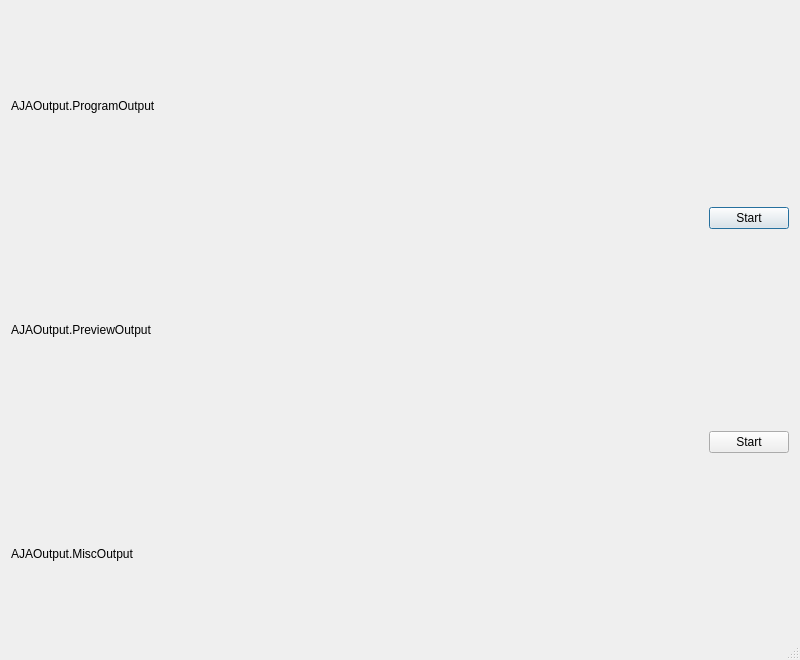
<?xml version="1.0" encoding="UTF-8"?>
<ui version="4.0">
 <class>Output</class>
 <widget class="QDialog" name="Output">
  <property name="geometry">
   <rect>
    <x>0</x>
    <y>0</y>
    <width>800</width>
    <height>660</height>
   </rect>
  </property>
  <property name="sizePolicy">
   <sizepolicy hsizetype="Expanding" vsizetype="Expanding">
    <horstretch>0</horstretch>
    <verstretch>0</verstretch>
   </sizepolicy>
  </property>
  <property name="windowTitle">
   <string>AJAOutput.Device</string>
  </property>
  <property name="sizeGripEnabled">
   <bool>true</bool>
  </property>
  <property name="modal">
   <bool>false</bool>
  </property>
  <layout class="QVBoxLayout" name="verticalLayout">
   <property name="sizeConstraint">
    <enum>QLayout::SetDefaultConstraint</enum>
   </property>
   <item>
    <widget class="QLabel" name="label">
     <property name="text">
      <string>AJAOutput.ProgramOutput</string>
     </property>
    </widget>
   </item>
   <item>
    <layout class="QVBoxLayout" name="propertiesLayout"/>
   </item>
   <item>
    <layout class="QHBoxLayout" name="horizontalLayout">
     <property name="spacing">
      <number>6</number>
     </property>
     <item>
      <spacer name="horizontalSpacer">
       <property name="orientation">
        <enum>Qt::Horizontal</enum>
       </property>
       <property name="sizeHint" stdset="0">
        <size>
         <width>40</width>
         <height>20</height>
        </size>
       </property>
      </spacer>
     </item>
     <item>
      <widget class="QPushButton" name="outputButton">
       <property name="text">
        <string>Start</string>
       </property>
       <property name="checkable">
        <bool>true</bool>
       </property>
      </widget>
     </item>
    </layout>
   </item>
   <item>
    <widget class="QLabel" name="label_2">
     <property name="text">
      <string>AJAOutput.PreviewOutput</string>
     </property>
    </widget>
   </item>
   <item>
    <layout class="QVBoxLayout" name="previewPropertiesLayout"/>
   </item>
   <item>
    <layout class="QHBoxLayout" name="horizontalLayout_2">
     <item>
      <spacer name="horizontalSpacer_2">
       <property name="orientation">
        <enum>Qt::Horizontal</enum>
       </property>
       <property name="sizeHint" stdset="0">
        <size>
         <width>40</width>
         <height>20</height>
        </size>
       </property>
      </spacer>
     </item>
     <item>
      <widget class="QPushButton" name="previewOutputButton">
       <property name="text">
        <string>Start</string>
       </property>
       <property name="checkable">
        <bool>true</bool>
       </property>
      </widget>
     </item>
    </layout>
   </item>
   <item>
    <widget class="QLabel" name="label_3">
     <property name="text">
      <string>AJAOutput.MiscOutput</string>
     </property>
    </widget>
   </item>
   <item>
    <layout class="QVBoxLayout" name="miscPropertiesLayout"/>
   </item>
  </layout>
 </widget>
 <resources/>
 <connections/>
</ui>
